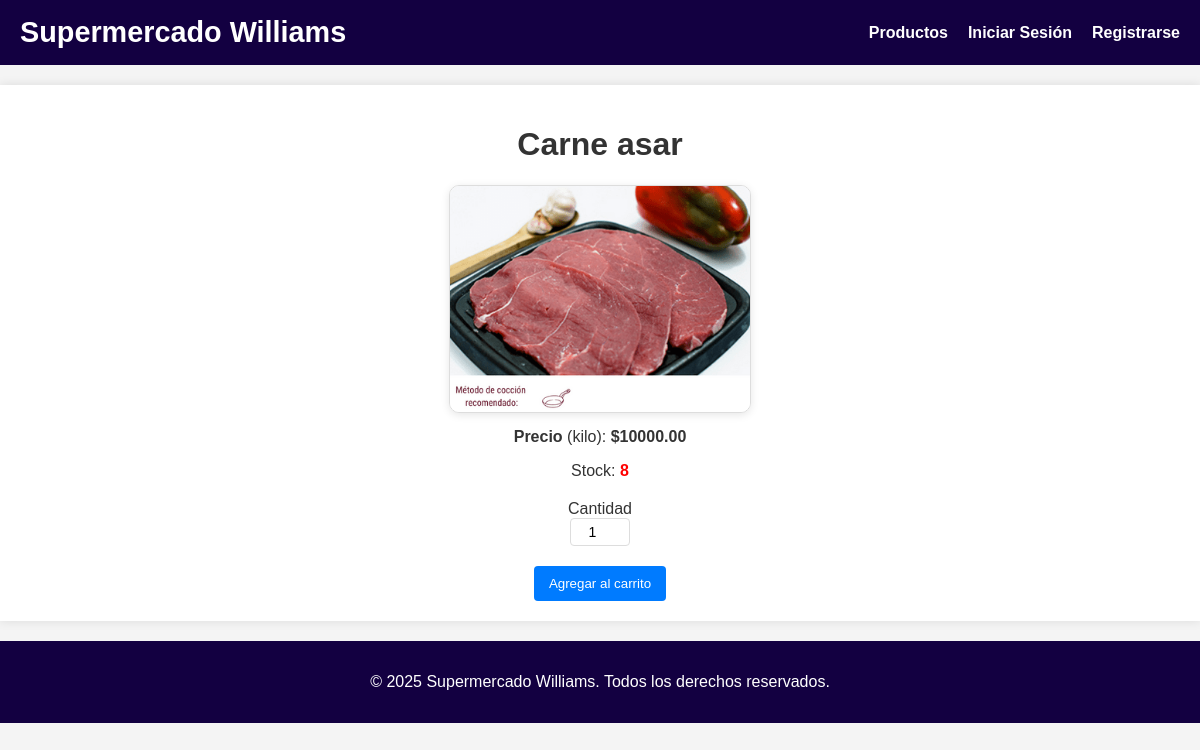
Before: /product/1 with the older database file.
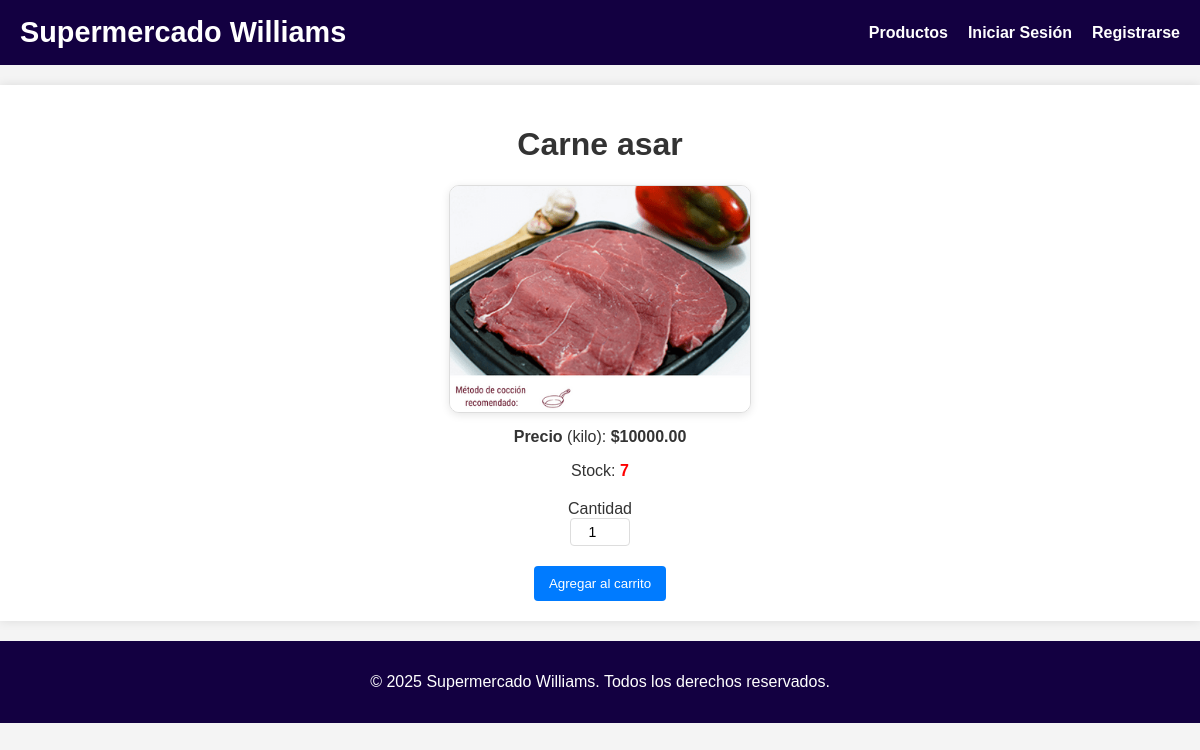
After: the same page with the newer database file.
### models.py (models this page shows, shortened)
class Product(db.Model):
    id = db.Column(db.Integer, primary_key=True)
    secction = db.Column(db.String(64), nullable=False, default="Res")
    name = db.Column(db.String(128), nullable=False)
    description = db.Column(db.Text)
    price = db.Column(db.Float, nullable=False)
    stock = db.Column(db.Integer, nullable=False, default=0)
    image_url = db.Column(db.String(256))

### routes.py (the view, shortened to what this page needs)
@app.route('/product/<int:product_id>', methods=['GET', 'POST'])
def product_detail(product_id):
    product = Product.query.get_or_404(product_id)
    form = AddToCartForm()
    return render_template('product_detail.html', title=product.name, product=product, form=form)

### forms.py
class AddToCartForm(FlaskForm):
    quantity = IntegerField('Quantity', validators=[DataRequired()])
    submit = SubmitField('Add to Cart')

### templates/product_detail.html (shortened to what this page needs)
{% extends "base.html" %}
{% block content %}
    <h1 style="text-align: center;">{{ product.name }}</h1>
    <div class="product-detail">
        <img
            src="{{ url_for('static', filename='imgs/' + product.image_url) }}" alt="{{ product.name }}"
            style="display: block; margin: 0 auto; max-width: 300px; max-height: 300px; object-fit: contain; border-radius: 10px; box-shadow: 0 2px 8px rgba(0,0,0,0.1);"
        >
    </div>
    <div class="product-info">
        <p style="text-align: center; margin-top: 15px;"><strong>Precio</strong> ({{ product.description }}): <strong>${{ "%.2f"|format(product.price) }}</strong></p>
        <p style="text-align: center; margin-top: 10px;">
            Stock:
            <span style="color: {% if product.stock < 10 %}red{% else %}inherit{% endif %}; font-weight: bold;">{{ product.stock }}</span>
        </p>
        {% if product.stock > 0 %}
            <form method="POST" action="" style="display: flex; flex-direction: column; align-items: center;">
                <div style="text-align: center; width: 100%;">
                    Cantidad<br>
                    {{ form.quantity(min=1, value=1, style='width: 60px; height: 28px; font-size: 14px; text-align: center;') }}<br>
                </div>
                <div style="margin-top: 10px; text-align: center; width: 100%;">
                    {{ form.submit(value='Agregar al carrito') }}
                </div>
            </form>
        {% else %}
            <p class="out-of-stock">¡Agotado!</p>
        {% endif %}
    </div>
{% endblock %}

Changed rows visible on the page:
changed Product "Carne asar": stock "8" → "7"
